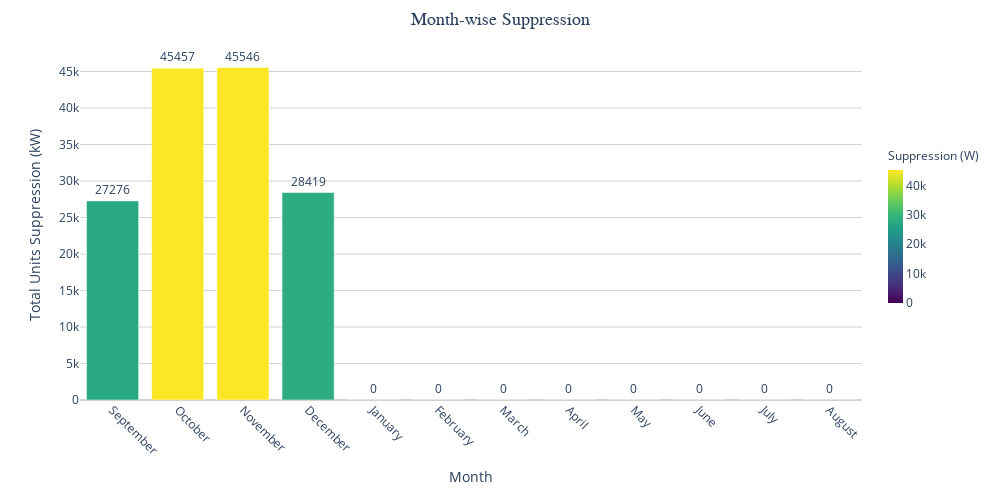

The cell this chart's notebook holds for it:
### Code cell
# Create the bar plot for total suppression month-wise
fig = px.bar(
    df_monthly_suppression, 
    x='Month', 
    y='Suppression', 
    title='Month-wise Suppression',
    labels={'Suppression': 'Total Suppression (W)', 'Month': 'Month'}, 
    template='plotly_white', 
    color='Suppression',  # Color bars based on suppression value
    color_continuous_scale='Viridis'  # Use the Viridis color scale
)

# Add values on bars
fig.update_traces(
    text=df_monthly_suppression['Suppression'].round(0), 
    textposition='outside',  # Place text outside for better visibility
    texttemplate='%{text}', 
    textfont=dict(size=12)
)

# Update layout for improved appearance
fig.update_layout(
    title=dict(
        text='Month-wise Suppression',
        x=0.5,  # Center the title
        font=dict(size=18, family='Arial, sans-serif')  # Title font style
    ),
    xaxis=dict(
        title='Month',
        showgrid=False,  # Remove gridlines for x-axis
        tickangle=45,   # Rotate x-axis labels for better readability
        tickfont=dict(size=12),  # Adjust font size
    ),
    yaxis=dict(
        title='Total Units Suppression (kW)',
        showgrid=True,  # Keep gridlines for y-axis
        gridcolor='lightgrey',  # Light grey grid color
        zeroline=True,  # Show a zero-line
        zerolinecolor='lightgrey',
        tickfont=dict(size=12)  # Adjust font size
    ),
    coloraxis_colorbar=dict(
        title="Suppression (W)",  # Add a colorbar title
        titlefont=dict(size=12),
        thickness=15,  # Adjust the thickness of the colorbar
        len=0.5  # Adjust the length of the colorbar
    ),
    plot_bgcolor='white',  # White background for the plot
    paper_bgcolor='white', # White paper background
    height=500,  # Adjust the chart height
    width=1000,  # Adjust the chart width
    margin=dict(t=50, b=100)  # Adjust margins to fit rotated labels
)

# Display the plot
fig.show()

### Figure 1 — Plotly figure (JSON) as saved in the notebook; plotly's stock layout.template omitted (floating-point values rounded to 4 significant figures)
{"data": [{"alignmentgroup": "True", "hovertemplate": "Month=%{x}<br>Total Suppression (W)=%{marker.color}<extra></extra>", "legendgroup": "", "marker": {"color": [27280.0, 45460.0, 45550.0, 28420.0, 0, 0, 0, 0, 0, 0, 0, 0], "coloraxis": "coloraxis", "pattern": {"shape": ""}}, "name": "", "offsetgroup": "", "orientation": "v", "showlegend": false, "text": [27276, 45457, 45546, 28419, 0, 0, 0, 0, 0, 0, 0, 0], "textfont": {"size": 12}, "textposition": "outside", "texttemplate": "%{text}", "type": "bar", "x": ["September", "October", "November", "December", "January", "February", "March", "April", "May", "June", "July", "August"], "xaxis": "x", "y": [27280.0, 45460.0, 45550.0, 28420.0, 0, 0, 0, 0, 0, 0, 0, 0], "yaxis": "y"}], "layout": {"barmode": "relative", "coloraxis": {"colorbar": {"len": 0.5, "thickness": 15, "title": {"font": {"size": 12}, "text": "Suppression (W)"}}, "colorscale": [[0, "#440154"], [0.1111, "#482878"], [0.2222, "#3e4989"], [0.3333, "#31688e"], [0.4444, "#26828e"], [0.5556, "#1f9e89"], [0.6667, "#35b779"], [0.7778, "#6ece58"], [0.8889, "#b5de2b"], [1, "#fde725"]]}, "height": 500, "legend": {"tracegroupgap": 0}, "margin": {"b": 100, "t": 50}, "paper_bgcolor": "white", "plot_bgcolor": "white", "title": {"font": {"family": "Arial, sans-serif", "size": 18}, "text": "Month-wise Suppression", "x": 0.5}, "width": 1000, "xaxis": {"anchor": "y", "domain": [0, 1], "showgrid": false, "tickangle": 45, "tickfont": {"size": 12}, "title": {"text": "Month"}}, "yaxis": {"anchor": "x", "domain": [0, 1], "gridcolor": "lightgrey", "showgrid": true, "tickfont": {"size": 12}, "title": {"text": "Total Units Suppression (kW)"}, "zeroline": true, "zerolinecolor": "lightgrey"}}}
